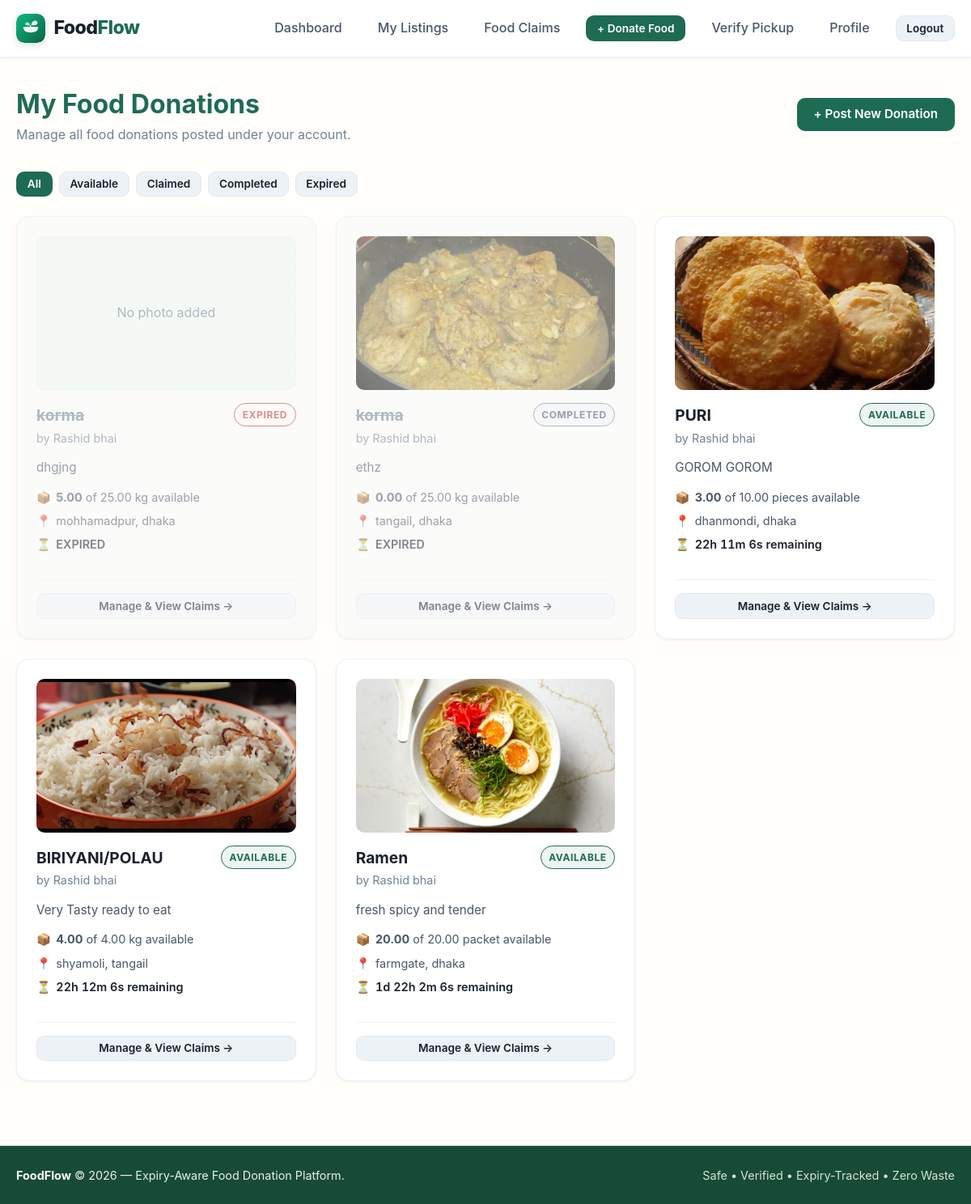
Screenshot of /donor/listings/ (signed in) with the database file from the repository.
### listings/models.py (models this page shows, shortened)
class FoodListing(models.Model):
    STATUS_AVAILABLE = 'available'
    STATUS_CLAIMED = 'claimed'
    STATUS_COMPLETED = 'completed'
    STATUS_EXPIRED = 'expired'
    STATUS_CHOICES = [
        (STATUS_AVAILABLE, 'Available'),
        (STATUS_CLAIMED, 'Claimed'),
        (STATUS_COMPLETED, 'Completed'),
        (STATUS_EXPIRED, 'Expired'),
    ]
    donor = models.ForeignKey(
        'accounts.Donor',
        on_delete=models.CASCADE,
        related_name='listings'
    )
    location = models.ForeignKey(
        'locations.Location',
        on_delete=models.PROTECT,
        related_name='listings'
    )
    food_name = models.CharField(max_length=200, help_text="e.g. Cooked Rice & Curry, Fresh Apples, Bread Rolls")
    description = models.TextField(blank=True, null=True, help_text="Preparation details, ingredients, or dietary info")
    quantity = models.DecimalField(
        max_digits=10,
        decimal_places=2,
        validators=[MinValueValidator(Decimal('0.01'))],
        help_text="Total initial quantity"
    )
    unit = models.CharField(
        max_length=50,
        help_text="Units: portions, kg, boxes, packets, meals, litres"
    )
    expires_at = models.DateTimeField(
        db_index=True,
        help_text="Exact expiry deadline"
    )
    status = models.CharField(
        max_length=20,
        choices=STATUS_CHOICES,
        default=STATUS_AVAILABLE,
        db_index=True
    )
    created_at = models.DateTimeField(auto_now_add=True)
    updated_at = models.DateTimeField(auto_now=True)
    class Meta:
        verbose_name = "Food Listing"
        verbose_name_plural = "Food Listings"
        ordering = ['expires_at']
    @property
    def is_expired(self):
        if self.status == self.STATUS_EXPIRED:
            return True
        return timezone.now() >= self.expires_at
    @property
    def quantity_available(self):
        from claims.models import Claim
        now = timezone.now()
        claimed_sum = self.claims.filter(
            Q(status=Claim.STATUS_COMPLETED) |
            Q(status=Claim.STATUS_PENDING, pickup_deadline__gt=now)
        ).aggregate(total=Sum('claimed_quantity'))['total']
        if claimed_sum is None:
            claimed_sum = Decimal('0.00')
        else:
            claimed_sum = Decimal(str(claimed_sum))
        remaining = Decimal(str(self.quantity)) - claimed_sum
        remaining = max(Decimal('0.00'), remaining)
        return remaining.quantize(Decimal('0.01'))

class FoodPhoto(models.Model):
    listing = models.ForeignKey(
        FoodListing,
        on_delete=models.CASCADE,
        related_name='photos'
    )
    image = models.ImageField(
        upload_to='food_photos/%Y/%m/'
    )
    caption = models.CharField(
        max_length=200,
        blank=True
    )
    created_at = models.DateTimeField(auto_now_add=True)
    class Meta:
        ordering = ['created_at', 'id']

### accounts/models.py (models this page shows, shortened)
class Donor(models.Model):
    DONOR_TYPE_CHOICES = [
        ('restaurant', 'Restaurant'),
        ('household', 'Household'),
        ('grocer', 'Grocer / Supermarket'),
        ('event', 'Event / Catering'),
        ('other', 'Other Donor'),
    ]
    user = models.OneToOneField(
        User,
        on_delete=models.CASCADE,
        related_name='donor_profile'
    )
    donor_type = models.CharField(
        max_length=30,
        choices=DONOR_TYPE_CHOICES,
        default='restaurant'
    )
    organization_name = models.CharField(
        max_length=150,
        blank=True,
        null=True,
        help_text="Business or organization name (optional for households)"
    )
    location = models.ForeignKey(
        'locations.Location',
        on_delete=models.PROTECT,
        related_name='donors'
    )
    is_verified = models.BooleanField(
        default=False,
        help_text="Designates if this donor is verified by platform administrators"
    )
    created_at = models.DateTimeField(auto_now_add=True)
    class Meta:
        verbose_name = "Donor Profile"
        verbose_name_plural = "Donor Profiles"

class User(AbstractUser):
    ROLE_DONOR = 'donor'
    ROLE_RECIPIENT = 'recipient'
    ROLE_CHOICES = [
        (ROLE_DONOR, 'Donor'),
        (ROLE_RECIPIENT, 'Recipient'),
    ]
    full_name = models.CharField(
        max_length=150,
        blank=True,
        help_text="Full Name of the user"
    )
    role = models.CharField(
        max_length=20,
        choices=ROLE_CHOICES,
        default=ROLE_RECIPIENT,
        help_text="Designates whether this user registers as a food Donor or Recipient."
    )
    phone = models.CharField(
        max_length=20,
        blank=True,
        null=True,
        help_text="Contact telephone number"
    )
    @property
    def is_donor(self):
        return self.role == self.ROLE_DONOR
    @property
    def is_recipient(self):
        return self.role == self.ROLE_RECIPIENT

### locations/models.py (models this page shows, shortened)
class Location(models.Model):
    address = models.CharField(max_length=255, help_text="Street address or building details")
    area = models.CharField(max_length=100, db_index=True, help_text="Neighborhood or area name")
    city = models.CharField(max_length=100, db_index=True, help_text="City name")
    latitude = models.DecimalField(max_digits=9, decimal_places=6, null=True, blank=True)
    longitude = models.DecimalField(max_digits=9, decimal_places=6, null=True, blank=True)
    class Meta:
        verbose_name = "Location"
        verbose_name_plural = "Locations"
        indexes = [
            models.Index(fields=['area'], name='loc_area_idx'),
            models.Index(fields=['city'], name='loc_city_idx'),
        ]
        constraints = [
            models.UniqueConstraint(
                fields=['address', 'area', 'city'],
                name='unique_location_address'
            )
        ]

### listings/views.py (the view)
# urls.py: path('donor/listings/', views.donor_listings_list_view, name='donor_listings'),
@login_required
def donor_listings_list_view(request):
    if not request.user.is_donor or not hasattr(request.user, 'donor_profile'):
        messages.error(request, "Access restricted to food donors.")
        return redirect('accounts:recipient_dashboard' if request.user.is_recipient else 'home')
    donor = request.user.donor_profile
    status_filter = request.GET.get('status', '').strip().lower()
    now = timezone.now()
    FoodListing.objects.filter(
        donor=donor,
        expires_at__lte=now,
        status__in=[FoodListing.STATUS_AVAILABLE, FoodListing.STATUS_CLAIMED]
    ).update(status=FoodListing.STATUS_EXPIRED)
    listings = FoodListing.objects.filter(donor=donor).select_related(
        'location'
    ).prefetch_related('claims')
    valid_statuses = [
        FoodListing.STATUS_AVAILABLE,
        FoodListing.STATUS_CLAIMED,
        FoodListing.STATUS_COMPLETED,
        FoodListing.STATUS_EXPIRED,
    ]
    if status_filter and status_filter in valid_statuses:
        listings = listings.filter(status=status_filter)
    context = {
        'listings': listings,
        'status_filter': status_filter,
    }
    return render(request, 'listings/my_listings.html', context)

### notifications/views.py (called while the page is built)
def unread_notification_context(request):
    if request.user.is_authenticated and request.user.is_recipient and hasattr(request.user, 'recipient_profile'):
        count = Notification.objects.filter(recipient=request.user.recipient_profile, is_read=False).count()
        return {'unread_notifications_count': count}
    return {'unread_notifications_count': 0}

### templates/listings/my_listings.html (shortened to what this page needs)
{% extends 'base.html' %}
{% block content %}
<div style="display: flex; justify-content: space-between; align-items: center; margin-bottom: 2rem; flex-wrap: wrap; gap: 1rem;">
    <div>
        <h1 style="color: var(--green-700); font-size: 2rem;">My Food Donations</h1>
        <p style="color: var(--grey-500);">Manage all food donations posted under your account.</p>
    </div>
    <div>
        <a href="{% url 'listings:donor_listing_create' %}" class="btn btn-primary">+ Post New Donation</a>
    </div>
</div>
<div style="display: flex; gap: 0.5rem; margin-bottom: 1.5rem; flex-wrap: wrap;">
    <a href="{% url 'listings:donor_listings' %}" class="btn btn-sm {% if not status_filter %}btn-primary{% else %}btn-secondary{% endif %}">All</a>
    <a href="{% url 'listings:donor_listings' %}?status=available" class="btn btn-sm {% if status_filter == 'available' %}btn-primary{% else %}btn-secondary{% endif %}">Available</a>
    <a href="{% url 'listings:donor_listings' %}?status=claimed" class="btn btn-sm {% if status_filter == 'claimed' %}btn-primary{% else %}btn-secondary{% endif %}">Claimed</a>
    <a href="{% url 'listings:donor_listings' %}?status=completed" class="btn btn-sm {% if status_filter == 'completed' %}btn-primary{% else %}btn-secondary{% endif %}">Completed</a>
    <a href="{% url 'listings:donor_listings' %}?status=expired" class="btn btn-sm {% if status_filter == 'expired' %}btn-primary{% else %}btn-secondary{% endif %}">Expired</a>
</div>
{% if listings %}
<div class="grid grid-3">
    {% for listing in listings %}
        {% include 'listings/listing_card.html' with listing=listing is_donor_view=True %}
    {% endfor %}
</div>
{% else %}
<div class="card" style="text-align: center; padding: 3rem;">
    <p style="color: var(--grey-500); font-size: 1.1rem; margin-bottom: 1rem;">No food listings found for this filter.</p>
    <a href="{% url 'listings:donor_listing_create' %}" class="btn btn-primary">+ Create New Listing</a>
</div>
{% endif %}
{% endblock %}

### templates/listings/listing_card.html (shortened to what this page needs)
<div class="card {% if listing.status == 'expired' or listing.is_expired %}card-expired{% endif %}">
        {% with cover=listing.photos.all|first %}
        {% if cover %}
            <img src="{{ cover.image.url }}"
                 alt="{{ listing.food_name }}"
                 class="food-card-photo"
                 loading="lazy">
        {% else %}
            <div class="food-photo-placeholder food-card-photo">
                No photo added
            </div>
        {% endif %}
    {% endwith %}
    <div class="card-header">
        <div>
            <h3 class="card-title">{{ listing.food_name }}</h3>
            <span class="card-subtitle">by {{ listing.donor.user.full_name }}</span>
        </div>
        <div>
            <span class="badge badge-{{ listing.status }}">{{ listing.get_status_display }}</span>
        </div>
    </div>
    <div class="card-body">
        <p style="font-size: 0.95rem; color: var(--grey-700); margin-bottom: 0.75rem;">
            {{ listing.description|default:"No special description provided."|truncatechars:100 }}
        </p>
        <div class="food-meta">
            <div class="food-meta-item">
                <span>📦</span>
                <span><strong>{{ listing.quantity_available|floatformat:2 }}</strong> of {{ listing.quantity|floatformat:2 }} {{ listing.unit }} available</span>
            </div>
            <div class="food-meta-item">
                <span>📍</span>
                <span>{{ listing.location.area }}, {{ listing.location.city }}</span>
            </div>
            <div class="food-meta-item">
                <span>⏳</span>
                <span class="countdown" data-expires="{{ listing.expires_at|date:'c' }}">
                </span>
            </div>
        </div>
    </div>
    <div class="card-footer">
        {% if is_donor_view %}
            <a href="{% url 'listings:donor_listing_detail' pk=listing.pk %}" class="btn btn-secondary btn-sm" style="width: 100%;">
                Manage & View Claims &rarr;
            </a>
        {% else %}
            <a href="{% url 'listings:food_detail' pk=listing.pk %}" class="btn btn-primary btn-sm btn-claim" style="width: 100%;">
                View Food & Claim &rarr;
            </a>
        {% endif %}
    </div>
</div>

### static/css/styles.css (style rules this page uses)
:root { --green-700: #1E6B54; --green-600: #258568; --green-50: #EDF5F2; --amber-600: #B7791F; --amber-50: #FEFCF5; --red-600: #C53030; --red-50: #FFF5F5; --grey-500: #718096; --grey-100: #F7FAFC; --grey-200: #EDF2F7; --grey-300: #E2E8F0; --grey-700: #4A5568; --ink: #1A202C; --white: #FFFFFF; --container-max: 1200px; --radius-sm: 6px; --radius-md: 10px; --radius-lg: 16px; --shadow-sm: 0 1px 3px rgba(0,0,0,0.08); --shadow-md: 0 4px 6px -1px rgba(0,0,0,0.08), 0 2px 4px -1px rgba(0,0,0,0.04); --shadow-lg: 0 10px 15px -3px rgba(0,0,0,0.08), 0 4px 6px -2px rgba(0,0,0,0.04); --font-main: -apple-system, BlinkMacSystemFont, "Segoe UI", Roboto, Oxygen, Ubuntu, Cantarell, "Open Sans", "Helvetica Neue", sans-serif; }
*, *::before, *::after { box-sizing: border-box; margin: 0; padding: 0; }
body { font-family: var(--font-main); color: var(--ink); background-color: var(--grey-100); line-height: 1.6; min-height: 100vh; display: flex; flex-direction: column; }
a { color: var(--green-700); text-decoration: none; transition: color 0.2s ease; }
img { max-width: 100%; height: auto; }
.btn { display: inline-flex; align-items: center; justify-content: center; gap: 0.5rem; padding: 0.65rem 1.25rem; font-size: 0.95rem; font-weight: 600; border-radius: var(--radius-md); border: 1px solid transparent; cursor: pointer; text-decoration: none; transition: all 0.2s ease; font-family: inherit; line-height: 1.2; }
.btn-primary { background-color: var(--green-700); color: var(--white); }
.btn-secondary { background-color: var(--grey-200); color: var(--ink); border-color: var(--grey-300); }
.btn-sm { padding: 0.4rem 0.8rem; font-size: 0.85rem; }
.grid { display: grid; gap: 1.5rem; }
.grid-3 { grid-template-columns: repeat(3, 1fr); }
.card { background: var(--white); border-radius: var(--radius-lg); border: 1px solid var(--grey-200); box-shadow: var(--shadow-sm); padding: 1.5rem; display: flex; flex-direction: column; transition: transform 0.2s, box-shadow 0.2s; }
.card-header { display: flex; justify-content: space-between; align-items: flex-start; margin-bottom: 0.75rem; gap: 0.5rem; }
.card-title { font-size: 1.2rem; font-weight: 700; color: var(--ink); }
.card-subtitle { font-size: 0.9rem; color: var(--grey-500); margin-bottom: 0.75rem; }
.card-body { flex: 1 1 auto; }
.card-footer { margin-top: 1.25rem; padding-top: 1rem; border-top: 1px solid var(--grey-200); display: flex; justify-content: space-between; align-items: center; }
.food-meta { display: flex; flex-direction: column; gap: 0.4rem; font-size: 0.9rem; color: var(--grey-700); margin: 0.75rem 0; }
.food-meta-item { display: flex; align-items: center; gap: 0.4rem; }
.badge { display: inline-flex; align-items: center; padding: 0.25rem 0.6rem; border-radius: 9999px; font-size: 0.75rem; font-weight: 700; text-transform: uppercase; letter-spacing: 0.05em; }
.badge-available { background-color: var(--green-50); color: var(--green-700); border: 1px solid var(--green-700); }
.badge-completed { background-color: var(--grey-200); color: var(--grey-700); border: 1px solid var(--grey-500); }
.badge-expired { background-color: var(--red-50); color: var(--red-600); border: 1px solid var(--red-600); }
.countdown { font-weight: 600; font-variant-numeric: tabular-nums; color: var(--ink); }
.card-expired { opacity: 0.55; background-color: #F8F9FA; border-color: var(--grey-300); }
.card-expired .card-title { text-decoration: line-through; color: var(--grey-500); }
.food-card-photo { width: 100%; height: 190px; object-fit: cover; border-radius: var(--radius-md); margin-bottom: 1rem; flex-shrink: 0; }
.food-photo-placeholder { display: flex; align-items: center; justify-content: center; background: var(--green-50); color: var(--grey-500); border: 1px dashed var(--grey-300); }

### rows the page displays
FoodListing: shows "No photo added", food_name "korma", donor.user.full_name "Rashid bhai", status "EXPIRED", description "dhgjng", quantity_available "5.00", quantity "25.00", unit "kg", location.area "mohhamadpur", location.city "dhaka"
FoodListing: photos.image (picture), food_name "korma", donor.user.full_name "Rashid bhai", status "COMPLETED", description "ethz", quantity_available "0.00", quantity "25.00", unit "kg", location.area "tangail", location.city "dhaka"
FoodListing: photos.image (picture), food_name "PURI", donor.user.full_name "Rashid bhai", status "AVAILABLE", description "GOROM GOROM", quantity_available "3.00", quantity "10.00", unit "pieces", location.area "dhanmondi", location.city "dhaka"
FoodListing: photos.image (placeholder picture), food_name "BIRIYANI/POLAU", donor.user.full_name "Rashid bhai", status "AVAILABLE", description "Very Tasty ready to eat", quantity_available "4.00", quantity "4.00", unit "kg", location.area "shyamoli", location.city "tangail"
FoodListing: photos.image (picture), food_name "Ramen", donor.user.full_name "Rashid bhai", status "AVAILABLE", description "fresh spicy and tender", quantity_available "20.00", quantity "20.00", unit "packet", location.area "farmgate", location.city "dhaka"
